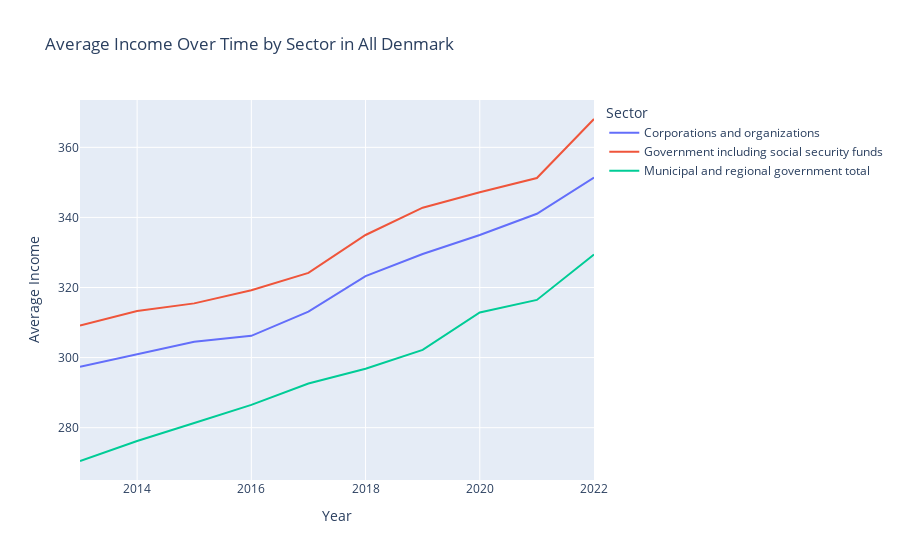
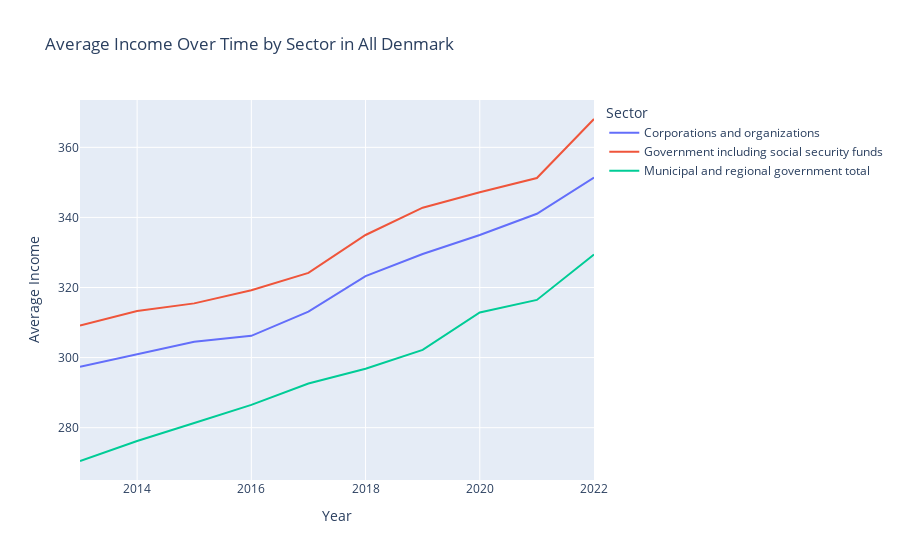

The notebook cell these images were saved under, in order:
### Markdown cell above
We plot the average income for the different sectors for the periode 2013-2022 for different areas. The area can be choosen using the dropdown box.

### Code cell
# Import the function from the python file
from dataprojecteksamen import interactive_plot

# Plot the function
interactive_plot(Inc_age_cleaned, Inc_area_cleaned)

### Figure 1 — Plotly figure (JSON) as saved in the notebook; plotly's stock layout.template omitted (floating-point values rounded to 4 significant figures)
{"data": [{"hovertemplate": "Sector=Corporations and organizations<br>Year=%{x}<br>Average Income=%{y}<extra></extra>", "legendgroup": "Corporations and organizations", "line": {"color": "#636efa", "dash": "solid"}, "marker": {"symbol": "circle"}, "mode": "lines", "name": "Corporations and organizations", "orientation": "v", "showlegend": true, "type": "scatter", "x": [2013, 2014, 2015, 2016, 2017, 2018, 2019, 2020, 2021, 2022], "xaxis": "x", "y": [297.4, 300.9, 304.5, 306.2, 313.1, 323.2, 329.6, 335.0, 341.0, 351.4], "yaxis": "y"}, {"hovertemplate": "Sector=Government including social security funds<br>Year=%{x}<br>Average Income=%{y}<extra></extra>", "legendgroup": "Government including social security funds", "line": {"color": "#EF553B", "dash": "solid"}, "marker": {"symbol": "circle"}, "mode": "lines", "name": "Government including social security funds", "orientation": "v", "showlegend": true, "type": "scatter", "x": [2013, 2014, 2015, 2016, 2017, 2018, 2019, 2020, 2021, 2022], "xaxis": "x", "y": [309.1, 313.3, 315.5, 319.2, 324.2, 335.0, 342.8, 347.2, 351.2, 368.1], "yaxis": "y"}, {"hovertemplate": "Sector=Municipal and regional government total<br>Year=%{x}<br>Average Income=%{y}<extra></extra>", "legendgroup": "Municipal and regional government total", "line": {"color": "#00cc96", "dash": "solid"}, "marker": {"symbol": "circle"}, "mode": "lines", "name": "Municipal and regional government total", "orientation": "v", "showlegend": true, "type": "scatter", "x": [2013, 2014, 2015, 2016, 2017, 2018, 2019, 2020, 2021, 2022], "xaxis": "x", "y": [270.5, 276.2, 281.3, 286.5, 292.6, 296.8, 302.2, 312.9, 316.5, 329.4], "yaxis": "y"}], "layout": {"legend": {"title": {"text": "Sector"}, "tracegroupgap": 0}, "title": {"text": "Average Income Over Time by Sector in All Denmark"}, "xaxis": {"anchor": "y", "domain": [0, 1], "title": {"text": "Year"}}, "yaxis": {"anchor": "x", "domain": [0, 1], "title": {"text": "Average Income"}}}}

### Figure 2 — Plotly figure (JSON) as saved in the notebook; plotly's stock layout.template omitted (floating-point values rounded to 4 significant figures)
{"data": [{"hovertemplate": "Sector=Corporations and organizations<br>Year=%{x}<br>Average Income=%{y}<extra></extra>", "legendgroup": "Corporations and organizations", "line": {"color": "#636efa", "dash": "solid"}, "marker": {"symbol": "circle"}, "mode": "lines", "name": "Corporations and organizations", "orientation": "v", "showlegend": true, "type": "scatter", "x": [2013, 2014, 2015, 2016, 2017, 2018, 2019, 2020, 2021, 2022], "xaxis": "x", "y": [297.4, 300.9, 304.5, 306.2, 313.1, 323.2, 329.6, 335.0, 341.0, 351.4], "yaxis": "y"}, {"hovertemplate": "Sector=Government including social security funds<br>Year=%{x}<br>Average Income=%{y}<extra></extra>", "legendgroup": "Government including social security funds", "line": {"color": "#EF553B", "dash": "solid"}, "marker": {"symbol": "circle"}, "mode": "lines", "name": "Government including social security funds", "orientation": "v", "showlegend": true, "type": "scatter", "x": [2013, 2014, 2015, 2016, 2017, 2018, 2019, 2020, 2021, 2022], "xaxis": "x", "y": [309.1, 313.3, 315.5, 319.2, 324.2, 335.0, 342.8, 347.2, 351.2, 368.1], "yaxis": "y"}, {"hovertemplate": "Sector=Municipal and regional government total<br>Year=%{x}<br>Average Income=%{y}<extra></extra>", "legendgroup": "Municipal and regional government total", "line": {"color": "#00cc96", "dash": "solid"}, "marker": {"symbol": "circle"}, "mode": "lines", "name": "Municipal and regional government total", "orientation": "v", "showlegend": true, "type": "scatter", "x": [2013, 2014, 2015, 2016, 2017, 2018, 2019, 2020, 2021, 2022], "xaxis": "x", "y": [270.5, 276.2, 281.3, 286.5, 292.6, 296.8, 302.2, 312.9, 316.5, 329.4], "yaxis": "y"}], "layout": {"legend": {"title": {"text": "Sector"}, "tracegroupgap": 0}, "title": {"text": "Average Income Over Time by Sector in All Denmark"}, "xaxis": {"anchor": "y", "domain": [0, 1], "title": {"text": "Year"}}, "yaxis": {"anchor": "x", "domain": [0, 1], "title": {"text": "Average Income"}}}}
